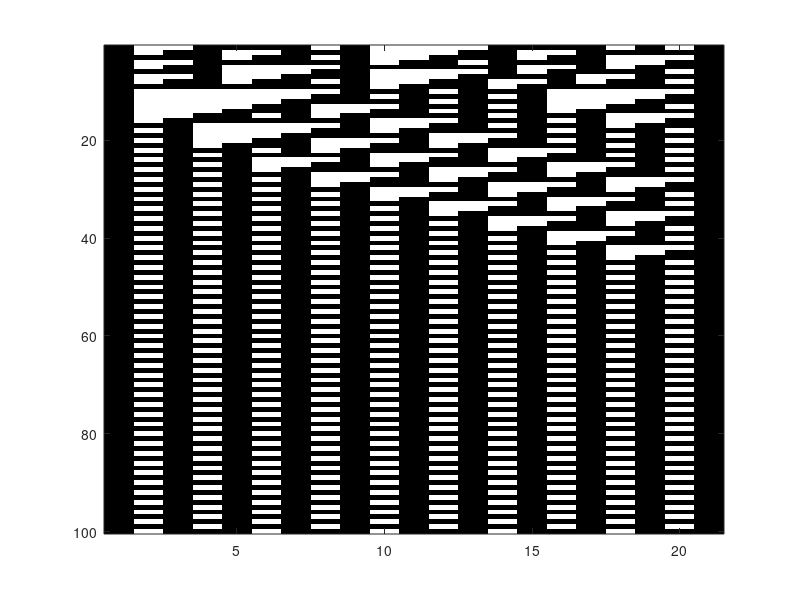

Reproduce this figure in MATLAB.
function [ histArray ] = cellularAuto( rules,len,steps,init,world,isShow )
    if ~exist('rules','var')
        rules = 110;
    end
    
    if ~exist('len','var')
        len = 21;
    end
    
    if ~exist('steps','var')
        steps = 100;
    end
    
    if ~exist('init','var')
        init = randi(2,[1,len])-1;
    elseif size(init,2)~= len
        error('Init condition size: %d is not equal to the length: %d\n',size(init,2),len);
    end
    
    if ~exist('world','var')
        world = 'zero';
    end
    
    if ~exist('isShow','var')
        isShow = 1;
    end
    
    histArray = [init;zeros(steps-1,len)];
    rules = uint8(rules);
    for m = 2:1:steps
        tmp = histArray(m-1,:);
        switch world
            case 'zero'
                tmp = [0,tmp,0];
            case 'one'
                tmp = [1,tmp,1];
            case 'extend'
                tmp = [tmp(1),tmp,tmp(end)];
            case 'wrap'
                tmp = [tmp(end),tmp,tmp(1)];
            otherwise
                tmp = [0,tmp,0];
        end
        mat = [tmp(1:(end-2));tmp(2:(end-1));tmp(3:end)];
        condition = sum(mat.*repmat([4;2;1],1,len))+1;
        res = bitget(rules,condition);
        histArray(m,:) = res;
    end
    
    if isShow
        figure;
        imagesc(histArray); colormap([1,1,1;0,0,0]);
    end
end

